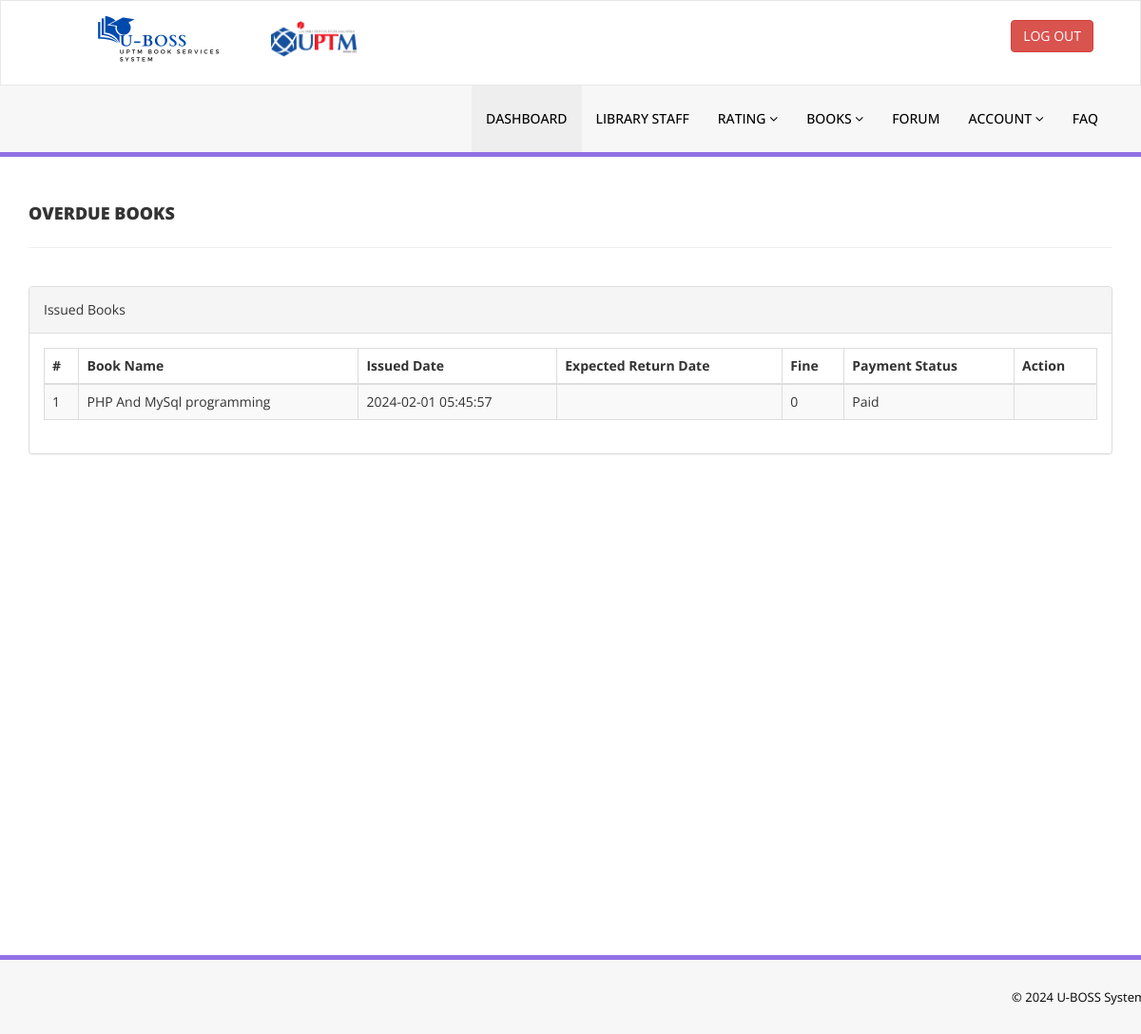
The page /library/fines-book.php (signed in) on the database its author committed.
### tables this page shows
CREATE TABLE `tblissuedbookdetails` (
  `id` int(11) NOT NULL,
  `BookId` int(11) DEFAULT NULL,
  `StudentID` varchar(150) DEFAULT NULL,
  `IssuesDate` timestamp NULL DEFAULT current_timestamp(),
  `ReturnDate` timestamp NULL DEFAULT NULL ON UPDATE current_timestamp(),
  `DeliveryOption` varchar(50) DEFAULT NULL,
  `status` enum('Issued','Returned','Waiting to be Shipped','Waiting to be Pickup') DEFAULT 'Issued',
  `ExpectedReturnDate` date DEFAULT NULL,
  `pay_status` enum('Paid','Pending','Not Paid') DEFAULT 'Pending',
  `amount` decimal(10,2) DEFAULT 0.00,
  `fine` int(11) NOT NULL,
  `payment_status` enum('Paid','Pending','Not Paid') NOT NULL
);

CREATE TABLE `tblbooks` (
  `id` int(11) NOT NULL,
  `BookName` varchar(255) DEFAULT NULL,
  `CatId` int(11) DEFAULT NULL,
  `AuthorId` int(11) DEFAULT NULL,
  `ISBNNumber` varchar(25) DEFAULT NULL,
  `bookImage` varchar(250) NOT NULL,
  `RegDate` timestamp NULL DEFAULT current_timestamp(),
  `UpdationDate` timestamp NULL DEFAULT NULL ON UPDATE current_timestamp(),
  `quantity` int(11) DEFAULT 0
);

### library/fines-book.php (the view, shortened to what this page needs)
<?php
include('includes/config.php');
if (strlen($_SESSION['login']) == 0) {
    header('location:index.php');
    exit;
} else {
    $sid = $_SESSION['stdid'];
    $sql = "SELECT tblbooks.BookName,tblissuedbookdetails.IssuesDate,
                   tblissuedbookdetails.ExpectedReturnDate,
                   tblissuedbookdetails.id AS rid, tblissuedbookdetails.fine, tblissuedbookdetails.payment_status
            FROM tblissuedbookdetails
            JOIN tblstudents ON tblstudents.StudentId = tblissuedbookdetails.StudentId
            JOIN tblbooks ON tblbooks.id = tblissuedbookdetails.BookId
            WHERE tblstudents.StudentId = :sid
            ORDER BY tblissuedbookdetails.id DESC";
    $query = $dbh->prepare($sql);
    $query->bindParam(':sid', $sid, PDO::PARAM_STR);
    $query->execute();
    $results = $query->fetchAll(PDO::FETCH_OBJ);
}
?>
<!DOCTYPE html>
<html xmlns="http://www.w3.org/1999/xhtml">
<head>
    <link href="assets/css/bootstrap.css" rel="stylesheet" />
    <link href="assets/css/font-awesome.css" rel="stylesheet" />
    <link href="assets/js/dataTables/dataTables.bootstrap.css" rel="stylesheet" />
    <link href="assets/css/style.css" rel="stylesheet" />
</head>
<body>
    <?php include('includes/header.php'); ?>
    <div class="content-wrapper">
        <div class="container">
            <div class="row pad-botm">
                <div class="col-md-12">
                    <h4 class="header-line">Overdue Books</h4>
                </div>
                <div class="row">
                </div>
            </div>
            <div class="row">
                <div class="col-md-12">
                    <div class="panel panel-default">
                        <div class="panel-heading">Issued Books</div>
                        <div class="panel-body">
                            <div class="table-responsive">
                                <table class="table table-striped table-bordered table-hover" id="dataTables-example">
                                    <thead>
                                        <tr>
                                            <th>#</th>
                                            <th>Book Name</th>
                                            <th>Issued Date</th>
                                            <th>Expected Return Date</th>
                                            <th>Fine</th>
                                            <th>Payment Status</th>
                                            <th>Action</th>
                                        </tr>
                                    </thead>
                                    <tbody>
                                        <?php
                                        $cnt = 1;
                                        if (!empty($results)) {
                                            foreach ($results as $result) {
                                                ?>
                                                <tr>
                                                    <td><?php echo htmlentities($cnt); ?></td>
                                                    <td><?php echo htmlentities($result->BookName); ?></td>
                                                                                                      <td><?php echo htmlentities($result->IssuesDate); ?></td>
                                                    <td><?php echo htmlentities($result->ExpectedReturnDate); ?></td>
                                                    <td><?php echo htmlentities($result->fine); ?></td>
                                                    <td><?php echo htmlentities($result->payment_status); ?></td>
                                                    <td>
                                                    </td>
                                                </tr>
                                        <?php $cnt++; } } ?>
                                    </tbody>
                                </table>
                            </div>
                        </div>
                    </div>
                </div>
            </div>
        </div>
     </div>
    <?php include('includes/footer.php'); ?>
</body>
</html>

### library/assets/css/style.css (style rules this page uses)
.content-wrapper { margin-top: 40px; min-height:800px; padding-bottom:90px; }
.header-line { font-weight:900; padding-bottom:25px; border-bottom:1px solid #eeeeee; text-transform:uppercase; }
.pad-botm { padding-bottom:30px; }

### rows shown on the page
tblissuedbookdetails: BookId.BookName "PHP And MySql programming", IssuesDate "2024-02-01 05:45:57", fine "0", payment_status "Paid"
